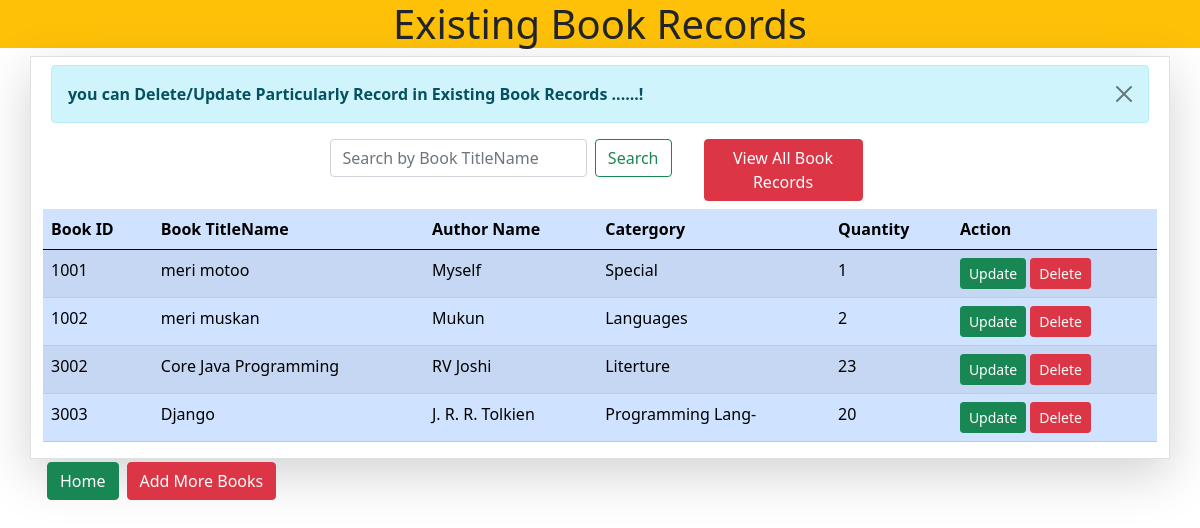
The app's page /viewbook with its own data.
### HomeProfile/models.py (models this page shows, shortened)
class Book_Record(models.Model):
    Book_Id = models.IntegerField(primary_key=True)
    Book_Title = models.CharField(max_length=50, null=True, blank=True)
    Author_Name = models.CharField(max_length=30 ,default='Not available', null=True, blank=True)
    Catergory = models.CharField(max_length=40 , default='', null=True, blank=True)
    Quantity= models.IntegerField(default='')

### HomeProfile/views.py (the view)
# urls.py: path('viewbook',views.viewBook,name="viewbook"),
def viewBook(request):
    stud = Book_Record.objects.all()
    messages.info(request, 'you can Delete/Update Particularly Record in Existing Book Records ......!')
    return render(request, 'View_Books.html', {'stu': stud} )

### HomeProfile/Templates/View_Books.html (shortened to what this page needs)
<!DOCTYPE html>
<html lang="en">
<head>
    <link rel="stylesheet" href="static/bootstrap.css">
    <link rel="stylesheet" href="static/style.css">
    <link href="https://cdn.jsdelivr.net/npm/bootstrap@5.0.1/dist/css/bootstrap.min.css" rel="stylesheet"
>
</head>
<body>
   <h1 class="text-center bg-warning">
       Existing Book Records </h1>
<div class="container border shadow-lg">
    <div class="row justify-content-center m-2">
       {% if messages %} {% for message in messages %}
{% if message.tags %}
<div class="alert alert-{{ message.tags }} alert-dismissible fade show" role="alert">
    <strong> {{message}} </strong>
    <button type="button" class="btn-close" data-bs-dismiss="alert" aria-label="Close"></button>
</div>
{% endif %}
{% endfor %} {% endif %}
       <div class="col-4">
           <form method="get" action="/searchbook" class="d-flex">
        <input class="form-control me-2" type="search" name="searchbook" id="searchbook" placeholder="Search by Book TitleName" aria-label="Search">
        <button class="btn btn-outline-success" type="submit">Search</button>
      </form>
       </div>
       <div class="col-2 mx-2">
           <a  class="btn btn-danger" href="/viewbook">View All Book Records</a>
       </div>
   </div>
{% if stu %}
<table class="table table-primary table-striped">
  <thead>
    <tr>
      <th scope="col">Book ID</th>
      <th scope="col">Book TitleName</th>
      <th scope="col">Author Name</th>
      <th scope="col">Catergory</th>
      <th scope="col">Quantity</th>
      <th scope="col">Action</th>
    </tr>
  </thead>
  <tbody>
    {% for i in stu%}
    <tr>
      <td>{{i.Book_Id}}</td>
      <td>{{i.Book_Title}}</td>
      <td>{{i.Author_Name}}</td>
      <td>{{i.Catergory}}</td>
      <td>{{i.Quantity}}</td>
      <td>
          <form action="{% url 'updatebookdata' i.Book_Id %}" method="post" class="d-inline"> {% csrf_token %}
              <button class="btn btn-success btn-sm" type="submit" value="Update">Update</button>
          </form>
          <form action="{% url 'deletebook' i.Book_Id %}" method="post" class="d-inline"> {% csrf_token %}
                                 <button type="button" value="Delete" class="btn btn-danger btn-sm" data-bs-toggle="modal" data-bs-target="#delete{{i.Book_Id}}">
                                          Delete
                                 </button>
                                 </form>
      </td>
    </tr>
    {% endfor %}
  </tbody>
</table>
{% else %}
<h1>No data</h1>
{% endif %}
<div>
    <a href="/" class="btn btn-success m-1 float-start" type="back"> Home </a>
    <a href="addbook" class="btn btn-danger float-start m-1">Add More Books</a>
</div>
</div>
</body>
</html>

### records on screen
Book_Record: Book_Id "1001", Book_Title "meri motoo", Author_Name "Myself", Catergory "Special", Quantity "1"
Book_Record: Book_Id "1002", Book_Title "meri muskan", Author_Name "Mukun", Catergory "Languages", Quantity "2"
Book_Record: Book_Id "3002", Book_Title "Core Java Programming", Author_Name "RV Joshi", Catergory "Literture", Quantity "23"
Book_Record: Book_Id "3003", Book_Title "Django", Author_Name "J. R. R. Tolkien", Catergory "Programming Lang-", Quantity "20"

### other values on screen
{{ message }} "you can Delete/Update Particularly Record in Existing Book Records ......!"
